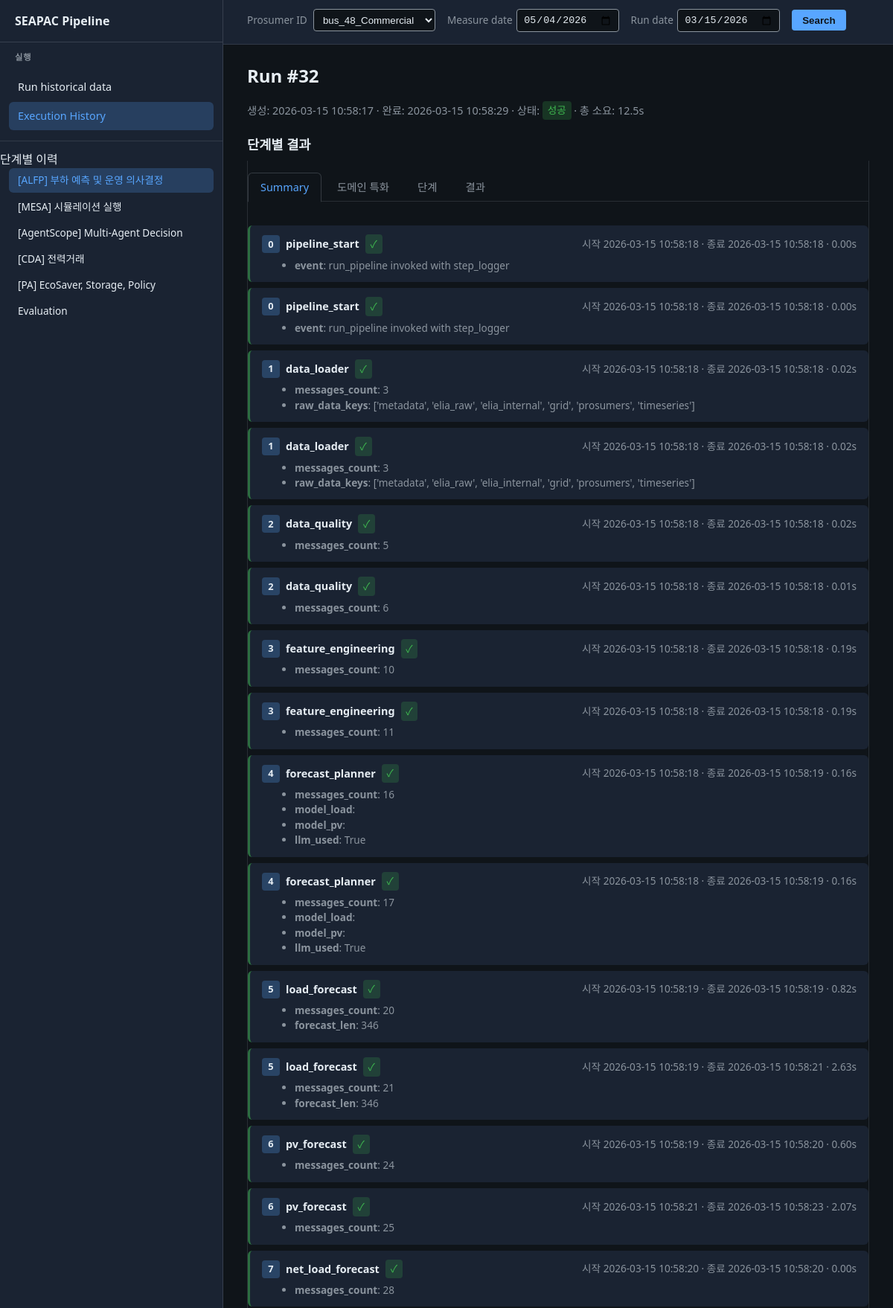
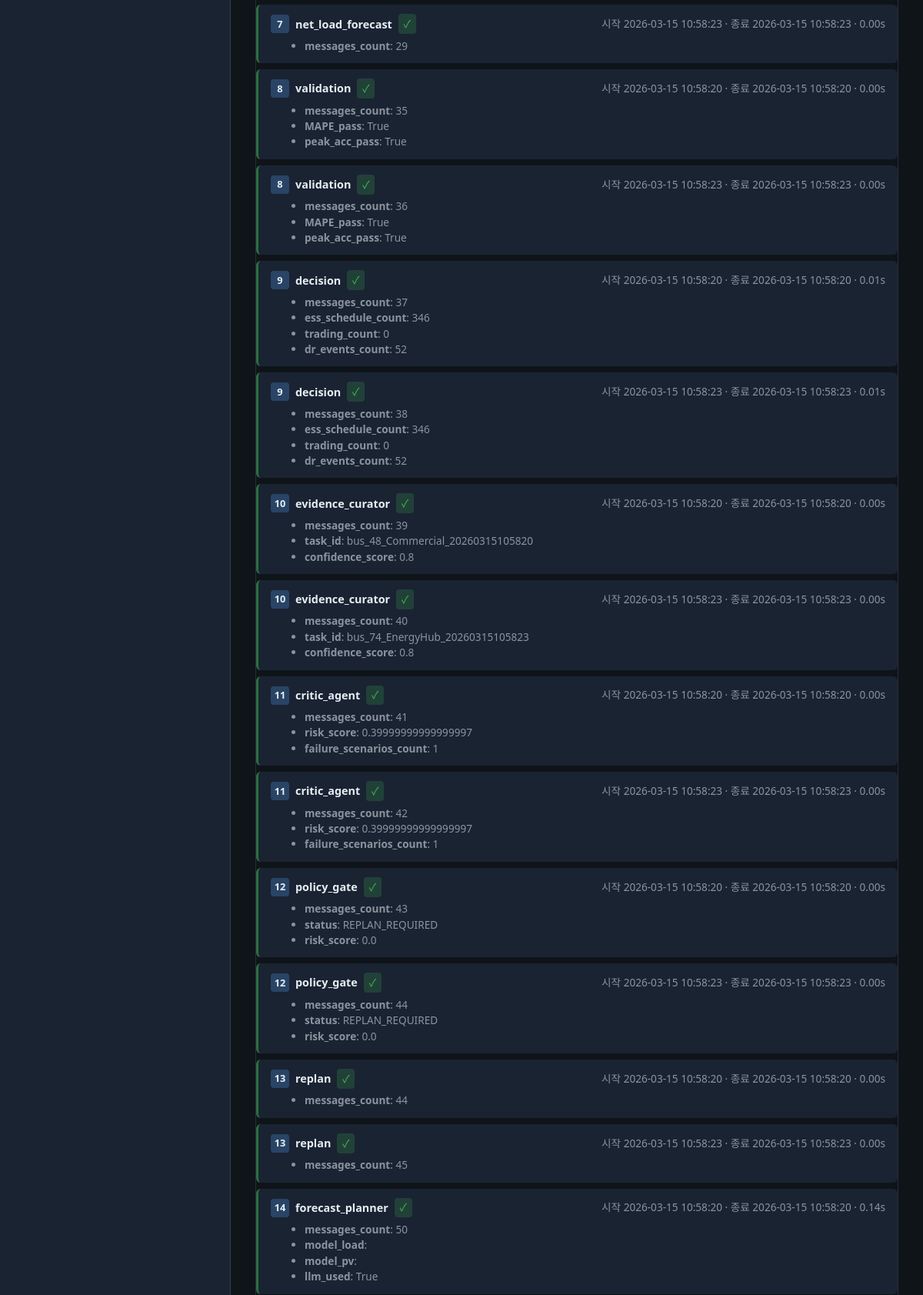
Page /runs/32 (upper part) on the committed database (2 pictures, top to bottom).
### tables this page shows
CREATE TABLE pipeline_run (
                id INTEGER PRIMARY KEY AUTOINCREMENT,
                created_at TEXT NOT NULL,
                finished_at TEXT,
                status TEXT NOT NULL DEFAULT 'running',
                total_elapsed_sec REAL,
                args_json TEXT,
                error_message TEXT
            , measure_date TEXT);

CREATE TABLE alfp_agent_step (
                id INTEGER PRIMARY KEY AUTOINCREMENT,
                run_id INTEGER NOT NULL,
                stage_order INTEGER NOT NULL,
                agent_name TEXT NOT NULL,
                step_order INTEGER NOT NULL,
                started_at TEXT NOT NULL,
                finished_at TEXT,
                elapsed_sec REAL,
                ok INTEGER NOT NULL DEFAULT 1,
                summary_json TEXT,
                error_text TEXT,
                FOREIGN KEY (run_id) REFERENCES pipeline_run(id)
            );

### pipeline_dashboard/app.py (the view)
@app.route("/runs/<int:run_id>")
def run_detail(run_id: int):
    init_db(_db_path())
    run = get_run_with_stages(run_id, db_path=_db_path())
    if run is None:
        abort(404)
    stages = run.get("stages", [])
    tabs = _stages_for_tabs(stages)
    db_path = _db_path()
    alfp_agent_steps = get_alfp_agent_steps(run_id, stage_order=1, db_path=db_path)
    if alfp_agent_steps is None:
        alfp_agent_steps = []
    alfp_domain_steps = get_alfp_domain_steps(run_id, stage_order=1, db_path=db_path)
    if alfp_domain_steps is None:
        alfp_domain_steps = []
    log.info("run_detail run_id=%s alfp_agent_steps count=%s domain_steps=%s db=%s", run_id, len(alfp_agent_steps), len(alfp_domain_steps), db_path)
    current_tab = request.args.get("tab", "1")
    current_sub = request.args.get("sub", "summary")
    if current_sub not in ("summary", "domain", "steps", "result"):
        current_sub = "summary"
    current_sub4 = request.args.get("sub4", "exec")
    if current_sub4 not in ("exec", "domain"):
        current_sub4 = "exec"
    cda_strategy_logs = []
    cda_negotiation_logs = []
    for s in stages:
        summary = s.get("summary") or {}
        if summary.get("strategy_reasoning_logs"):
            cda_strategy_logs = summary["strategy_reasoning_logs"]
        if summary.get("negotiation_logs"):
            cda_negotiation_logs = summary["negotiation_logs"]
    prosumer_options = _prosumer_options(_db_path())
    search_run_date = (run.get("created_at") or "")[:10]
    search_prosumer = (run.get("args") or {}).get("prosumer") or ""
    search_measure_date = run.get("measure_date") or ""
    return render_template(
        "run_detail.html",
        run=run,
        current_tab=current_tab,
        current_sub=current_sub,
        current_sub4=current_sub4,
        current_path=request.path,
        prosumer_options=prosumer_options,
        search_run_date=search_run_date,
        search_prosumer=search_prosumer,
        search_measure_date=search_measure_date,
        alfp_agent_steps=alfp_agent_steps,
        alfp_domain_steps=alfp_domain_steps,
        cda_strategy_logs=cda_strategy_logs,
        cda_negotiation_logs=cda_negotiation_logs,
        **tabs,
    )

### pipeline_dashboard/app.py (called while the page is built)
@app.before_request
def _log_request():
    log.info("Request  %s  %s", request.method, request.path)

def _output_dir() -> str:
    return os.environ.get("PIPELINE_DB_DIR", "output")

def _db_path() -> Path:
    db_dir = _output_dir()
    return get_db_path(PROJECT_ROOT / db_dir)

def _prosumer_options(db_path: Path):
    all_runs = get_runs(limit=500, db_path=db_path)
    prosumer_set = {r.get("args", {}).get("prosumer") for r in all_runs if (r.get("args") or {}).get("prosumer")}
    prosumer_set.add("bus_48_Commercial")
    return sorted(prosumer_set)

### pipeline_dashboard/db.py (called while the page is built)
def get_db_path(db_dir: Path | str | None = None) -> Path:
    if db_dir is None:
        db_dir = _DEFAULT_DB_DIR
    return Path(db_dir) / _DB_FILENAME

def _connect(db_path: Path) -> sqlite3.Connection:
    db_path.parent.mkdir(parents=True, exist_ok=True)
    conn = sqlite3.connect(str(db_path))
    conn.row_factory = sqlite3.Row
    return conn

### pipeline_dashboard/templates/run_detail.html (shortened to what this page needs)
{% extends "base.html" %}
{% block main_top %}
  <form class="search-bar step-search-bar" method="get" action="{{ url_for('run_detail_by_search') }}" id="step-search-form">
    <span><label for="step-search-prosumer">Prosumer ID</label>
      <select name="prosumer" id="step-search-prosumer">
        {% for p in (prosumer_options or []) %}
        <option value="{{ p|e }}" {% if p == search_prosumer %}selected{% endif %}>{{ p }}</option>
        {% endfor %}
      </select>
    </span>
    <span class="date-field">
      <label for="step-search-measure-date">Measure date</label>
      <input type="date" id="step-search-measure-date" name="measure_date" value="{{ search_measure_date|e }}" aria-label="Measure date">
    </span>
    <span class="date-field">
      <label for="step-search-run-date">Run date</label>
      <input type="date" id="step-search-run-date" name="run_date" value="{{ search_run_date|e }}" aria-label="Run date">
    </span>
    <button type="submit">Search</button>
  </form>
{% endblock %}
{% block content %}
  <h1>Run #{{ run.id }}</h1>
  <div class="run-meta">
    생성: {{ run.created_at }}
    {% if run.finished_at %} · 완료: {{ run.finished_at }}{% endif %}
    · 상태:
    {% if run.status == 'success' %}
      <span class="badge badge-success">성공</span>
    {% elif run.status == 'failure' %}
      <span class="badge badge-failure">실패</span>
    {% else %}
      <span class="badge badge-running">실행 중</span>
    {% endif %}
    {% if run.total_elapsed_sec is not none %}
      · 총 소요: {{ "%.1f"|format(run.total_elapsed_sec) }}s
    {% endif %}
  </div>
  {% set _ct = (current_tab|default('1'))|string %}
  {% set _sub4 = current_sub4|default('exec') %}
  <section class="step-results-section" aria-label="단계별 결과">
  <h2 style="font-size: 1.1rem; margin: 1.25rem 0 0.5rem 0;">단계별 결과</h2>
  {% set _sub = current_sub|default('summary') %}
  <div id="tab-1" class="detail-panel {% if _ct == '1' %}active{% endif %}">
    <div class="sub-tabs" role="tablist">
      <a href="#" class="sub-tab {% if _sub == 'summary' %}active{% endif %}" data-subtab="sub-summary" data-sub="summary" role="tab" aria-selected="{% if _sub == 'summary' %}true{% else %}false{% endif %}">Summary</a>
      <a href="#" class="sub-tab {% if _sub == 'domain' %}active{% endif %}" data-subtab="sub-domain" data-sub="domain" role="tab" aria-selected="{% if _sub == 'domain' %}true{% else %}false{% endif %}">도메인 특화</a>
      <a href="#" class="sub-tab {% if _sub == 'steps' %}active{% endif %}" data-subtab="sub-steps" data-sub="steps" role="tab" aria-selected="{% if _sub == 'steps' %}true{% else %}false{% endif %}">단계</a>
      <a href="#" class="sub-tab {% if _sub == 'result' %}active{% endif %}" data-subtab="sub-result" data-sub="result" role="tab" aria-selected="{% if _sub == 'result' %}true{% else %}false{% endif %}">결과</a>
    </div>
    <div id="sub-summary" class="sub-panel {% if _sub == 'summary' %}active{% endif %}" role="tabpanel">
      {% if (alfp_agent_steps or []) %}
      <div class="alfp-agent-steps">
        {% for step in (alfp_agent_steps or []) %}
        <div class="agent-step {% if not step.ok %}agent-step-fail{% endif %}">
          <div class="agent-step-header">
            <span class="agent-step-order">{{ step.step_order }}</span>
            <span class="agent-step-name">{{ step.agent_name }}</span>
            {% if step.ok %}<span class="badge badge-success">✓</span>{% else %}<span class="badge badge-failure">✗</span>{% endif %}
            <span class="agent-step-time">시작 {{ step.started_at }}{% if step.finished_at %} · 종료 {{ step.finished_at }}{% endif %}{% if step.elapsed_sec is not none %} · {{ "%.2f"|format(step.elapsed_sec) }}s{% endif %}</span>
          </div>
          {% if step.summary and step.summary.items() %}
          <ul class="agent-step-summary">{% for key, val in step.summary.items() %}<li><strong>{{ key }}</strong>: {{ val }}</li>{% endfor %}</ul>
          {% else %}
          <p class="agent-step-summary" style="margin: 0.35rem 0 0 1.75rem; color: var(--muted);">summary 없음</p>
          {% endif %}
        </div>
        {% endfor %}
      </div>
      {% else %}
      <p class="no-content">기록된 Agent 단계가 없습니다.</p>
      {% endif %}
    </div>
  </div>
  </section>
{% endblock %}

### rows in the picture
pipeline_run: measure_date "05/04/2026", id "32", created_at "2026-03-15 10:58:17", finished_at "2026-03-15 10:58:29", total_elapsed_sec "12.5"
alfp_agent_step: step_order "0", agent_name "pipeline_start", started_at "2026-03-15 10:58:18", finished_at "2026-03-15 10:58:18", elapsed_sec "0.00", summary "event", summary "run_pipeline invoked with step_logger"
alfp_agent_step: step_order "0", agent_name "pipeline_start", started_at "2026-03-15 10:58:18", finished_at "2026-03-15 10:58:18", elapsed_sec "0.00", summary "event", summary "run_pipeline invoked with step_logger"
alfp_agent_step: step_order "1", agent_name "data_loader", started_at "2026-03-15 10:58:18", finished_at "2026-03-15 10:58:18", elapsed_sec "0.02", summary "messages_count" "raw_data_keys", summary "3" "['metadata', 'elia_raw', 'elia_internal', 'grid', 'prosumers', 'timeseries']"
alfp_agent_step: step_order "1", agent_name "data_loader", started_at "2026-03-15 10:58:18", finished_at "2026-03-15 10:58:18", elapsed_sec "0.02", summary "messages_count" "raw_data_keys", summary "3" "['metadata', 'elia_raw', 'elia_internal', 'grid', 'prosumers', 'timeseries']"
alfp_agent_step: step_order "2", agent_name "data_quality", started_at "2026-03-15 10:58:18", finished_at "2026-03-15 10:58:18", elapsed_sec "0.02", summary "messages_count", summary "5"
alfp_agent_step: step_order "2", agent_name "data_quality", started_at "2026-03-15 10:58:18", finished_at "2026-03-15 10:58:18", elapsed_sec "0.01", summary "messages_count", summary "6"
alfp_agent_step: step_order "3", agent_name "feature_engineering", started_at "2026-03-15 10:58:18", finished_at "2026-03-15 10:58:18", elapsed_sec "0.19", summary "messages_count", summary "10"
alfp_agent_step: step_order "3", agent_name "feature_engineering", started_at "2026-03-15 10:58:18", finished_at "2026-03-15 10:58:18", elapsed_sec "0.19", summary "messages_count", summary "11"
alfp_agent_step: step_order "4", agent_name "forecast_planner", started_at "2026-03-15 10:58:18", finished_at "2026-03-15 10:58:19", elapsed_sec "0.16", summary "messages_count" "model_load" "model_pv" "llm_used", summary "16" "True"
alfp_agent_step: step_order "4", agent_name "forecast_planner", started_at "2026-03-15 10:58:18", finished_at "2026-03-15 10:58:19", elapsed_sec "0.16", summary "messages_count" "model_load" "model_pv" "llm_used", summary "17" "True"
alfp_agent_step: step_order "5", agent_name "load_forecast", started_at "2026-03-15 10:58:19", finished_at "2026-03-15 10:58:19", elapsed_sec "0.82", summary "messages_count" "forecast_len", summary "20" "346"
alfp_agent_step: step_order "5", agent_name "load_forecast", started_at "2026-03-15 10:58:19", finished_at "2026-03-15 10:58:21", elapsed_sec "2.63", summary "messages_count" "forecast_len", summary "21" "346"
alfp_agent_step: step_order "6", agent_name "pv_forecast", started_at "2026-03-15 10:58:19", finished_at "2026-03-15 10:58:20", elapsed_sec "0.60", summary "messages_count", summary "24"
alfp_agent_step: step_order "6", agent_name "pv_forecast", started_at "2026-03-15 10:58:21", finished_at "2026-03-15 10:58:23", elapsed_sec "2.07", summary "messages_count", summary "25"
alfp_agent_step: step_order "7", agent_name "net_load_forecast", started_at "2026-03-15 10:58:20", finished_at "2026-03-15 10:58:20", elapsed_sec "0.00", summary "messages_count", summary "28"
alfp_agent_step: step_order "7", agent_name "net_load_forecast", started_at "2026-03-15 10:58:23", finished_at "2026-03-15 10:58:23", elapsed_sec "0.00", summary "messages_count", summary "29"
alfp_agent_step: step_order "8", agent_name "validation", started_at "2026-03-15 10:58:20", finished_at "2026-03-15 10:58:20", elapsed_sec "0.00", summary "messages_count" "MAPE_pass" "peak_acc_pass", summary "35" "True" "True"
alfp_agent_step: step_order "8", agent_name "validation", started_at "2026-03-15 10:58:23", finished_at "2026-03-15 10:58:23", elapsed_sec "0.00", summary "messages_count" "MAPE_pass" "peak_acc_pass", summary "36" "True" "True"
alfp_agent_step: step_order "9", agent_name "decision", started_at "2026-03-15 10:58:20", finished_at "2026-03-15 10:58:20", elapsed_sec "0.01", summary "messages_count" "ess_schedule_count" "trading_count" "dr_events_count", summary "37" "346" "0" "52"
alfp_agent_step: step_order "9", agent_name "decision", started_at "2026-03-15 10:58:23", finished_at "2026-03-15 10:58:23", elapsed_sec "0.01", summary "messages_count" "ess_schedule_count" "trading_count" "dr_events_count", summary "38" "346" "0" "52"
alfp_agent_step: step_order "10", agent_name "evidence_curator", started_at "2026-03-15 10:58:20", finished_at "2026-03-15 10:58:20", elapsed_sec "0.00", summary "messages_count" "task_id" "confidence_score", summary "39" "bus_48_Commercial_20260315105820" "0.8"
alfp_agent_step: step_order "10", agent_name "evidence_curator", started_at "2026-03-15 10:58:23", finished_at "2026-03-15 10:58:23", elapsed_sec "0.00", summary "messages_count" "task_id" "confidence_score", summary "40" "bus_74_EnergyHub_20260315105823" "0.8"
alfp_agent_step: step_order "11", agent_name "critic_agent", started_at "2026-03-15 10:58:20", finished_at "2026-03-15 10:58:20", elapsed_sec "0.00", summary "messages_count" "risk_score" "failure_scenarios_count", summary "41" "0.39999999999999997" "1"
alfp_agent_step: step_order "11", agent_name "critic_agent", started_at "2026-03-15 10:58:23", finished_at "2026-03-15 10:58:23", elapsed_sec "0.00", summary "messages_count" "risk_score" "failure_scenarios_count", summary "42" "0.39999999999999997" "1"
alfp_agent_step: step_order "12", agent_name "policy_gate", started_at "2026-03-15 10:58:20", finished_at "2026-03-15 10:58:20", elapsed_sec "0.00", summary "messages_count" "status" "risk_score", summary "43" "REPLAN_REQUIRED" "0.0"
alfp_agent_step: step_order "12", agent_name "policy_gate", started_at "2026-03-15 10:58:23", finished_at "2026-03-15 10:58:23", elapsed_sec "0.00", summary "messages_count" "status" "risk_score", summary "44" "REPLAN_REQUIRED" "0.0"
alfp_agent_step: step_order "13", agent_name "replan", started_at "2026-03-15 10:58:20", finished_at "2026-03-15 10:58:20", elapsed_sec "0.00", summary "messages_count", summary "44"
alfp_agent_step: step_order "13", agent_name "replan", started_at "2026-03-15 10:58:23", finished_at "2026-03-15 10:58:23", elapsed_sec "0.00", summary "messages_count", summary "45"
alfp_agent_step: step_order "14", agent_name "forecast_planner", started_at "2026-03-15 10:58:20", finished_at "2026-03-15 10:58:20", elapsed_sec "0.14", summary "messages_count" "model_load" "model_pv" "llm_used", summary "50" "True"

### other values in the picture
form field prosumer "bus_48_Commercial"
